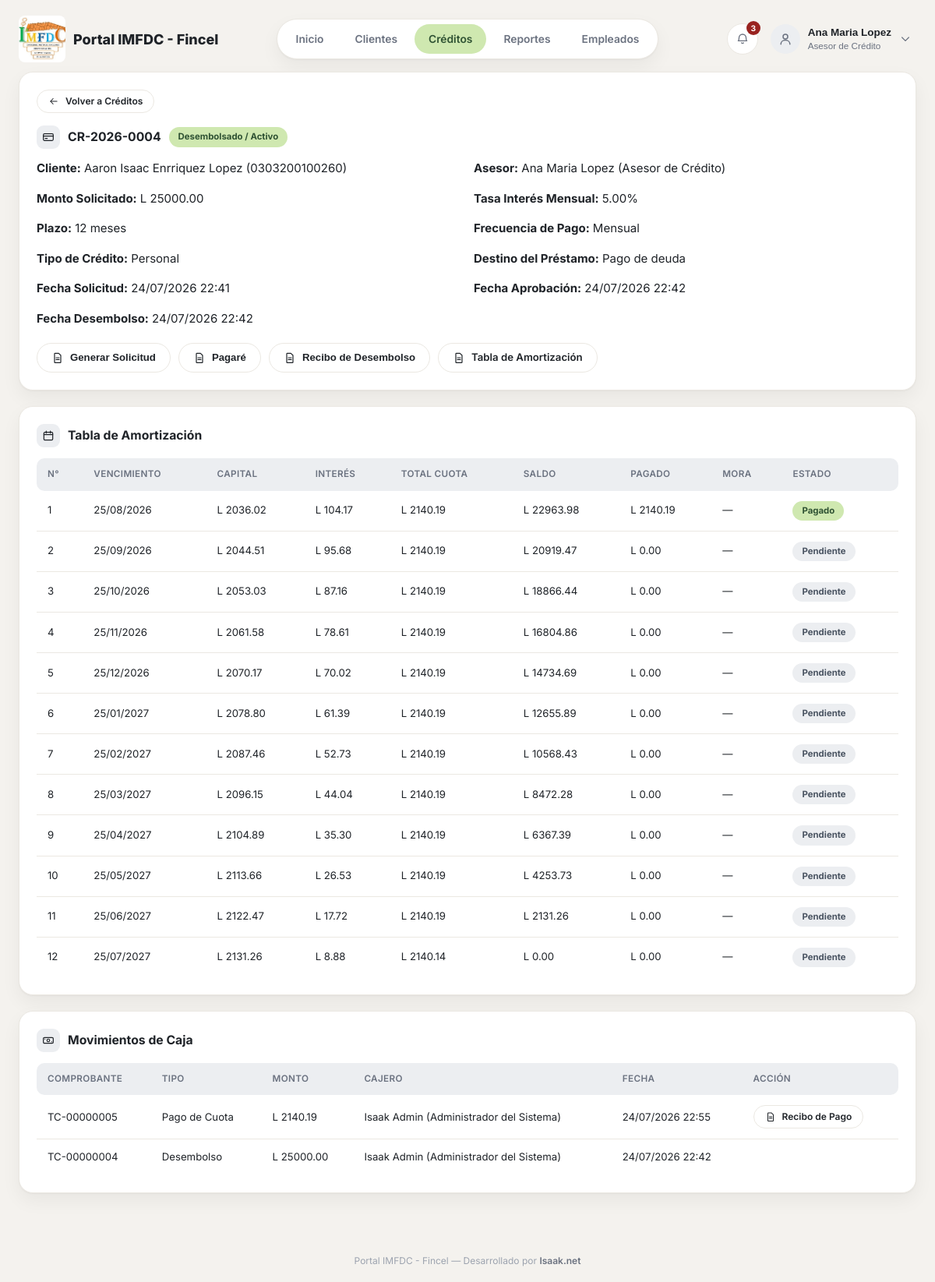
/financiera/prestamos/12/ (signed in), run on an earlier commit of the app's database.
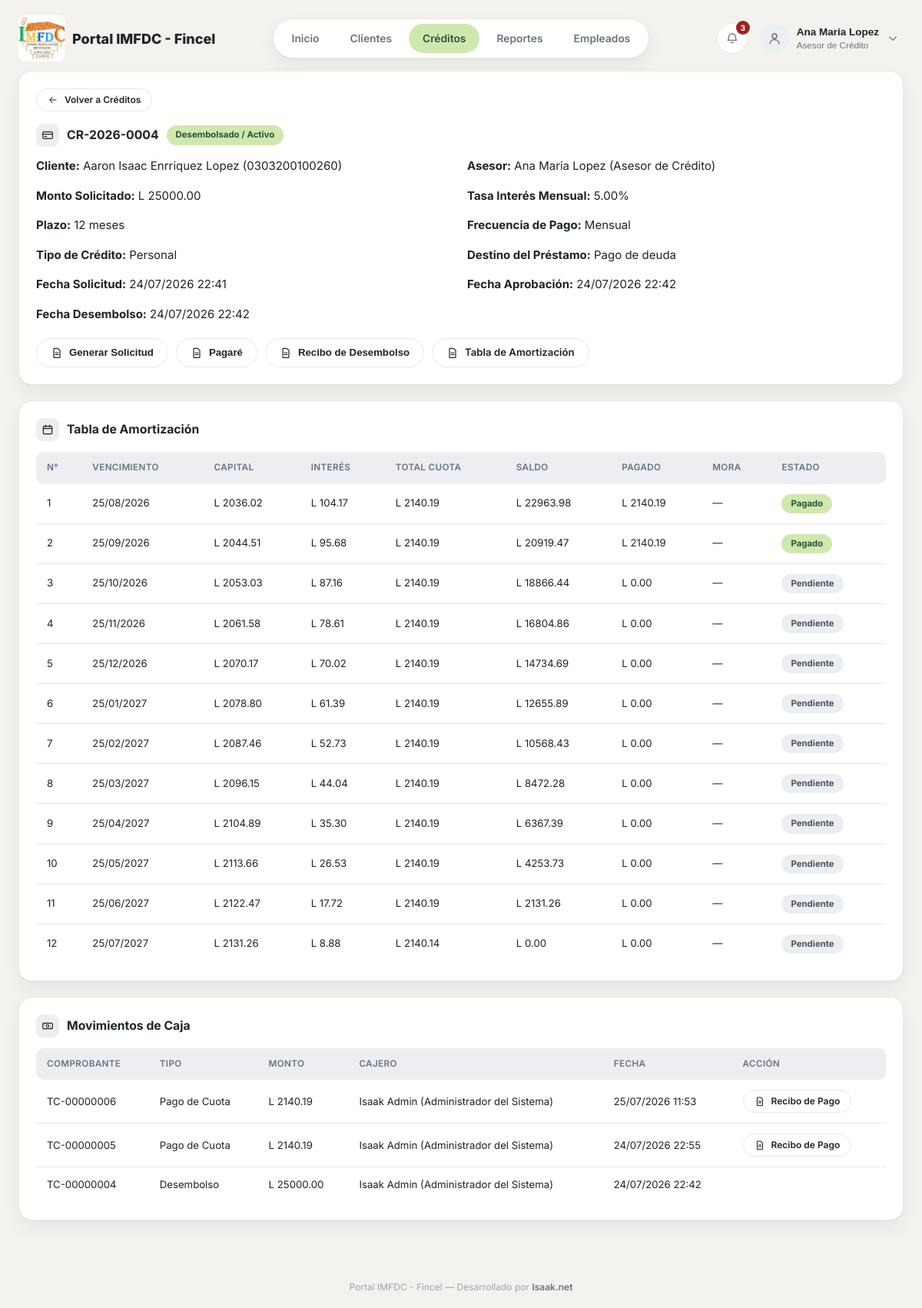
And on a later commit of the database.
### financiera/models.py (models this page shows, shortened)
class CuotaAmortizacion(models.Model):
    ESTADO_PENDIENTE = 'PENDIENTE'
    ESTADO_PAGADO_PARCIAL = 'PAGADO_PARCIAL'
    ESTADO_PAGADO = 'PAGADO'
    ESTADO_VENCIDO = 'VENCIDO'
    ESTADO_CUOTA_CHOICES = [
        (ESTADO_PENDIENTE, 'Pendiente'),
        (ESTADO_PAGADO_PARCIAL, 'Pagado Parcial'),
        (ESTADO_PAGADO, 'Pagado'),
        (ESTADO_VENCIDO, 'Vencido'),
    ]
    TASA_MORA_MENSUAL = Decimal('0.02')
    DIAS_POR_MES_MORA = 30
    prestamo = models.ForeignKey(Prestamo, on_delete=models.CASCADE, related_name='cuotas')
    numero_cuota = models.PositiveIntegerField()
    fecha_vencimiento = models.DateField()
    monto_capital = models.DecimalField(max_digits=12, decimal_places=2, validators=[VALOR_NO_NEGATIVO])
    monto_interes = models.DecimalField(max_digits=12, decimal_places=2, validators=[VALOR_NO_NEGATIVO])
    monto_total_cuota = models.DecimalField(max_digits=12, decimal_places=2, validators=[MONTO_POSITIVO])
    saldo = models.DecimalField(
        'Saldo después de esta cuota', max_digits=12, decimal_places=2, validators=[VALOR_NO_NEGATIVO],
    )
    estado_cuota = models.CharField(max_length=20, choices=ESTADO_CUOTA_CHOICES, default=ESTADO_PENDIENTE)
    class Meta:
        verbose_name = 'Cuota de Amortización'
        verbose_name_plural = 'Tabla de Amortización'
        ordering = ['prestamo', 'numero_cuota']
        unique_together = ('prestamo', 'numero_cuota')
    @property
    def monto_pagado(self):
        total = self.transacciones.filter(
            tipo_movimiento=TransaccionCaja.TIPO_PAGO_CUOTA,
        ).aggregate(total=models.Sum('monto_pagado'))['total']
        return (total or Decimal('0')).quantize(Decimal('0.01'))
    @property
    def saldo_pendiente(self):
        return (self.monto_total_cuota - self.monto_pagado).quantize(Decimal('0.01'))
    @property
    def dias_atraso(self):
        if self.estado_cuota == self.ESTADO_PAGADO or self.saldo_pendiente <= 0:
            return 0
        dias = (timezone.localdate() - self.fecha_vencimiento).days
        return max(dias, 0)
    @property
    def meses_atraso(self):
        return self.dias_atraso // self.DIAS_POR_MES_MORA
    @property
    def mora_pagada(self):
        total = self.transacciones.filter(
            tipo_movimiento=TransaccionCaja.TIPO_MORA,
        ).aggregate(total=models.Sum('monto_pagado'))['total']
        return (total or Decimal('0')).quantize(Decimal('0.01'))
    @property
    def mora_generada(self):
        meses = self.meses_atraso
        saldo = self.saldo_pendiente
        if meses <= 0 or saldo <= 0:
            return Decimal('0.00')
        return (self.TASA_MORA_MENSUAL * meses * saldo).quantize(Decimal('0.01'))
    @property
    def mora_acumulada(self):
        pendiente = self.mora_generada - self.mora_pagada
        return pendiente if pendiente > 0 else Decimal('0.00')

class TransaccionCaja(models.Model):
    TIPO_PAGO_CUOTA = 'PAGO_CUOTA'
    TIPO_DESEMBOLSO = 'DESEMBOLSO'
    TIPO_AJUSTE = 'AJUSTE'
    TIPO_MORA = 'MORA'
    TIPO_ABONO_CAPITAL = 'ABONO_CAPITAL'
    TIPO_MOVIMIENTO_CHOICES = [
        (TIPO_PAGO_CUOTA, 'Pago de Cuota'),
        (TIPO_DESEMBOLSO, 'Desembolso'),
        (TIPO_AJUSTE, 'Ajuste'),
        (TIPO_MORA, 'Mora'),
        (TIPO_ABONO_CAPITAL, 'Abono a Capital'),
    ]
    prestamo = models.ForeignKey(Prestamo, on_delete=models.PROTECT, related_name='transacciones')
    cuota = models.ForeignKey(
        CuotaAmortizacion, on_delete=models.PROTECT, null=True, blank=True, related_name='transacciones'
    )
    cajero = models.ForeignKey(
        Empleado, on_delete=models.SET_NULL, null=True, blank=True, related_name='transacciones'
    )
    tipo_movimiento = models.CharField(max_length=15, choices=TIPO_MOVIMIENTO_CHOICES)
    monto_pagado = models.DecimalField(max_digits=12, decimal_places=2, validators=[MONTO_POSITIVO])
    fecha_hora = models.DateTimeField(auto_now_add=True)
    numero_comprobante = models.CharField(max_length=30, unique=True, blank=True)
    class Meta:
        verbose_name = 'Transacción de Caja'
        verbose_name_plural = 'Transacciones de Caja'
        ordering = ['-fecha_hora']

### empleados/models.py (models this page shows, shortened)
class Empleado(models.Model):
    CARGO_ASESOR = 'ASESOR'
    CARGO_ANALISTA = 'ANALISTA'
    CARGO_GERENTE = 'GERENTE'
    CARGO_CAJERO = 'CAJERO'
    CARGO_ADMIN = 'ADMIN'
    CARGO_CHOICES = [
        (CARGO_ASESOR, 'Asesor de Crédito'),
        (CARGO_ANALISTA, 'Analista de Crédito'),
        (CARGO_GERENTE, 'Gerente / Comité de Crédito'),
        (CARGO_CAJERO, 'Cajero'),
        (CARGO_ADMIN, 'Administrador del Sistema'),
    ]
    CARGO_PERMISOS = {
        CARGO_ASESOR: {'crear_cliente', 'crear_credito'},
        CARGO_ANALISTA: {'crear_cliente', 'crear_credito', 'evaluar'},
        CARGO_GERENTE: {'evaluar', 'aprobar', 'rechazar'},
        CARGO_CAJERO: {'desembolsar', 'cobrar'},
        CARGO_ADMIN: {
            'crear_cliente', 'crear_credito', 'evaluar', 'aprobar',
            'rechazar', 'desembolsar', 'cobrar',
        },
    }
    user = models.OneToOneField(
        settings.AUTH_USER_MODEL,
        on_delete=models.SET_NULL,
        null=True,
        blank=True,
        related_name='empleado',
    )
    nombre = models.CharField(max_length=100)
    apellido = models.CharField(max_length=100)
    dni = models.CharField('DNI', max_length=20, unique=True, null=True, blank=True)
    cargo = models.CharField(max_length=20, choices=CARGO_CHOICES, default=CARGO_ASESOR)
    telefono = models.CharField(max_length=20, blank=True)
    correo = models.EmailField(blank=True)
    sucursal = models.CharField(max_length=100, blank=True)
    activo = models.BooleanField('Estado Activo', default=True)
    salario = models.DecimalField(max_digits=10, decimal_places=2, null=True, blank=True)
    created_at = models.DateTimeField(auto_now_add=True)
    update_at = models.DateTimeField(auto_now=True)
    class Meta:
        verbose_name = 'Empleado'
        verbose_name_plural = 'Empleados'
    def __str__(self):
        return f'{self.nombre} {self.apellido} ({self.get_cargo_display()})'
    def tiene_permiso(self, accion):
        return accion in self.CARGO_PERMISOS.get(self.cargo, set())

### financiera/views.py (the view)
# urls.py: path('prestamos/<int:pk>/', views.prestamo_detalle, name='prestamo_detalle'),
@login_required
def prestamo_detalle(request, pk):
    prestamo = get_object_or_404(Prestamo.objects.select_related('cliente'), pk=pk)
    empleado = getattr(request.user, 'empleado', None)
    transiciones_disponibles = []
    for nuevo_estado, accion in prestamo.TRANSICIONES.get(prestamo.estado, {}).items():
        if accion is not None and empleado and empleado.tiene_permiso(accion):
            transiciones_disponibles.append((nuevo_estado, dict(Prestamo.ESTADO_CHOICES)[nuevo_estado]))
    return render(request, 'financiera/prestamo_detalle.html', {
        'prestamo': prestamo,
        'cuotas': prestamo.cuotas.all(),
        'transacciones': prestamo.transacciones.select_related('cuota', 'cajero').all(),
        'transiciones_disponibles': transiciones_disponibles,
        'puede_cobrar': bool(empleado and empleado.tiene_permiso('cobrar')),
    })

### empleados/context_processors.py (called while the page is built)
def notificaciones(request):
    if not request.user.is_authenticated:
        return {}
    empleado = getattr(request.user, 'empleado', None)
    if empleado is None:
        return {}
    return {
        'notificaciones_recientes': empleado.notificaciones.all()[:8],
        'notificaciones_no_leidas': empleado.notificaciones.filter(leida=False).count(),
    }

### financiera/models.py (called while the page is built)
    def __str__(self):
        return f'{self.nombre_completo} ({self.numero_identificacion})'

    @property
    def nombre_completo(self):
        partes = [self.primer_nombre, self.segundo_nombre, self.primer_apellido, self.segundo_apellido]
        return ' '.join(parte for parte in partes if parte)

### financiera/templates/financiera/prestamo_detalle.html (shortened to what the changed rows need)
{% extends 'base.html' %}
{% block content %}
{% if cuotas %}
<div class="card">
    <div class="table-wrap">
    <table class="data-table">
        <thead>
            <tr><th>N°</th><th>Vencimiento</th><th>Capital</th><th>Interés</th><th>Total Cuota</th><th>Saldo</th><th>Pagado</th><th>Mora</th><th>Estado</th>{% if puede_cobrar %}<th>Acción</th>{% endif %}</tr>
        </thead>
        <tbody>
            {% for cuota in cuotas %}
            <tr>
                <td>{{ cuota.numero_cuota }}</td>
                <td>{{ cuota.fecha_vencimiento|date:'d/m/Y' }}</td>
                <td>L {{ cuota.monto_capital|floatformat:2 }}</td>
                <td>L {{ cuota.monto_interes|floatformat:2 }}</td>
                <td>L {{ cuota.monto_total_cuota|floatformat:2 }}</td>
                <td>L {{ cuota.saldo|floatformat:2 }}</td>
                <td>L {{ cuota.monto_pagado|floatformat:2 }}</td>
                <td>{% if cuota.mora_acumulada %}<span class="badge badge-danger">L {{ cuota.mora_acumulada|floatformat:2 }}</span>{% else %}—{% endif %}</td>
                <td>
                    {% if cuota.estado_cuota == 'PAGADO' %}
                        <span class="badge badge-success">Pagado</span>
                    {% elif cuota.estado_cuota == 'PAGADO_PARCIAL' %}
                        <span class="badge badge-warn">Parcial</span>
                    {% elif cuota.estado_cuota == 'VENCIDO' %}
                        <span class="badge badge-danger">Vencido</span>
                    {% else %}
                        <span class="badge badge-neutral">Pendiente</span>
                    {% endif %}
                </td>
            </tr>
            {% endfor %}
        </tbody>
    </table>
    </div>
</div>
{% endif %}
{% if transacciones %}
<div class="card">
    <div class="table-wrap">
    <table class="data-table">
        <thead>
            <tr><th>Comprobante</th><th>Tipo</th><th>Monto</th><th>Cajero</th><th>Fecha</th><th>Acción</th></tr>
        </thead>
        <tbody>
            {% for transaccion in transacciones %}
            <tr>
                <td>{{ transaccion.numero_comprobante }}</td>
                <td>{{ transaccion.get_tipo_movimiento_display }}</td>
                <td>L {{ transaccion.monto_pagado }}</td>
                <td>{{ transaccion.cajero|default:'—' }}</td>
                <td>{{ transaccion.fecha_hora|date:'d/m/Y H:i' }}</td>
                <td>
                    {% if transaccion.tipo_movimiento == 'PAGO_CUOTA' %}
                    <a href="{% url 'financiera:generar_recibo_pago' transaccion.pk %}" class="btn btn-outline btn-small">
                        {% include 'partials/_icon.html' with name='file-text' size=14 %}Recibo de Pago
                    </a>
                    {% endif %}
                </td>
            </tr>
            {% endfor %}
        </tbody>
    </table>
    </div>
</div>
{% endif %}
{% url 'financiera:generar_solicitud' prestamo.pk as solicitud_url %}
{% url 'financiera:generar_recibo_desembolso' prestamo.pk as recibo_desembolso_url %}
{% url 'financiera:generar_pagare' prestamo.pk as pagare_url %}
{% endblock %}

What changed in the data, as far as the page shows it:
changed CuotaAmortizacion (number 2 of 12 on the later page): monto_pagado "0.00" → "2140.19"; estado_cuota "Pendiente" → "Pagado"
added TransaccionCaja: {{ size }} 14 (drawn)
